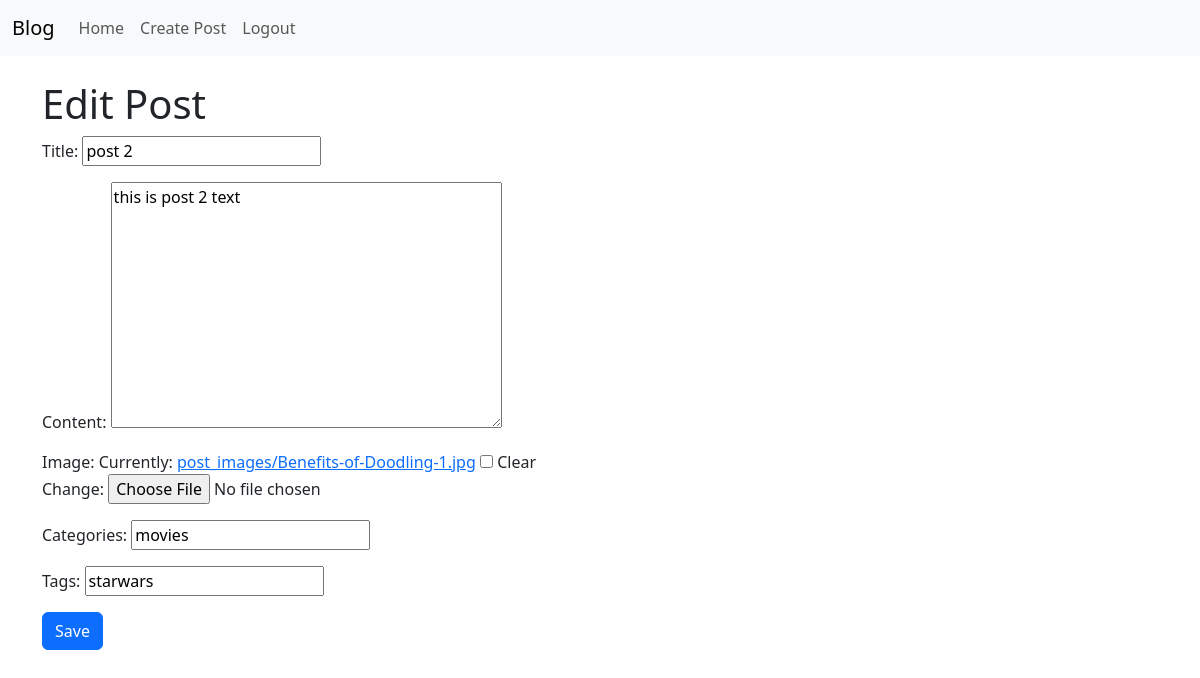
The page /post/2/edit/ (signed in) on the database its author committed.
### posts/models.py (models this page shows, shortened)
class Post(models.Model): # i have Created a new model class
    title = models.CharField(max_length=200) # i have Added a title field
    content = models.TextField() # i have Added a content field
    created_at = models.DateTimeField(auto_now_add=True) # i have Added a created_at field
    image = models.ImageField(upload_to='post_images/', blank=True, null=True) # i have Added an image field
    author = models.ForeignKey(User, on_delete=models.CASCADE)  # i have Added an author field
    categories = models.CharField(max_length=100, blank=True, null=True) # i have Added a categories field
    tags = models.CharField(max_length=100, blank=True, null=True) # i have Added a tags field

### posts/views.py (the view)
# urls.py: path('post/<int:pk>/edit/', views.post_edit, name='post_edit'), # i have Added a URL pattern for the post_edit view
@login_required # i have Added the login_required decorator
def post_edit(request, pk): # i have Added a post_edit view
    post = get_object_or_404(Post, pk=pk) # i have Retrieved the post
    if request.user != post.author: # i have Added a condition to check if the user is the author of the post
        return redirect('home') # i have Redirected to the home view
    if request.method == 'POST': # i have Added a condition for the POST method
        form = PostForm(request.POST, request.FILES, instance=post) # i have Created a PostForm instance with the submitted data and the post instance
        if form.is_valid(): # i have Added a condition to check if the form is valid
            form.save() # i have Saved the form data to the database
            return redirect('post_detail', pk=post.pk) # i have Redirected to the post_detail view
    else:
        form = PostForm(instance=post) # i have Created a new PostForm instance with the post instance
    return render(request, 'post_form.html', {'form': form}) # i have Rendered the post_form.html template with the form

### posts/forms.py
class PostForm(forms.ModelForm): # i have Created a new form class
    class Meta:
        model = Post # i have Set the model to Post
        fields = ['title', 'content', 'image', 'categories', 'tags'] # i have Added the image, categories, and tags fields

### templates/post_form.html (shortened to what this page needs)
{% extends 'base.html' %}
{% block content %}
    <h1>{% if form.instance.pk %}Edit Post{% else %}Create Post{% endif %}</h1>
    <form method="post" enctype="multipart/form-data">
        {{ form.as_p }}
        <button type="submit" class="btn btn-primary">Save</button>
    </form>
{% endblock %}

### rows shown on the page
Post: title "post 2", content "this is post 2 text", categories "movies", tags "starwars"
